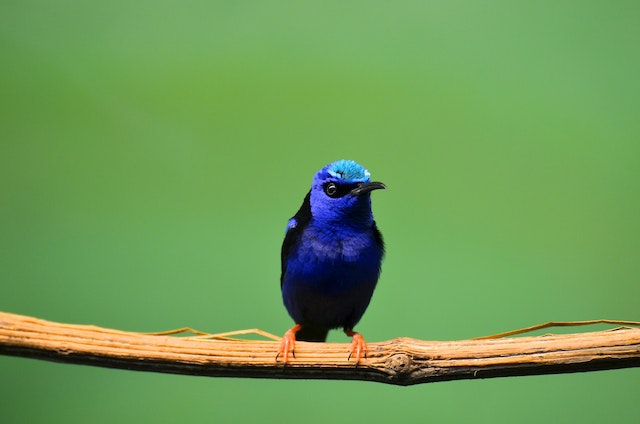
#> input picture Week10/bird.jpg, 640 x 424 px
$ jupyter execute --allow-errors Images.ipynb
#> lines starting #> are read from the running program, lines starting #| are printed output that depends on the picture
# Images - week 10
## recap for downloading images
-> https://api.chucknorris.io/ --> https://api.chucknorris.io/jokes/random
-> download all images from https://en.wikipedia.org/wiki/Chuck_Norris

[cell 1]
import requests
from bs4 import BeautifulSoup

url = "https://api.chucknorris.io/jokes/random"
#> (the rest of this cell did not finish here and is left out)

## computer images
install the Pillow package

[cell 2]
from PIL import ImageColor
print(ImageColor.getcolor('blue', 'RGBA'))
print(ImageColor.getcolor('pink', 'RGBA'))
print(ImageColor.getcolor('chocolate', 'RGBA'))
print(ImageColor.getcolor('rebeccapurple', 'RGBA'))

Download the file colours.txt from Modules
Create a csv file that show all the colours in the following format:
- Color, R, G, B, A
- AliceBlue, 240, 248, 255, 255
- AntiqueWhite, 250, 235, 215, 255
- ...

[cell 3]
from PIL import ImageColor

csvfile = open("colours.csv", "w")
csvfile.write("Color, R, G, B, A\n")

#> (the rest of this cell did not finish here and is left out)

## Manipulating images

on canvas, download image

### Image properties

[cell 4]
from PIL import Image

img = Image.open("bird.jpg")
#> img is the input picture: PIL image 640x424 RGB; mean R, G, B 110.1, 154.3, 86.9
print(img) #all the info
#| <PIL.JpegImagePlugin.JpegImageFile image mode=RGB size=640x424 at 0x7F913EBFF190>
print(img.height, img.width)
#| 424 640
print(img.size) #careful, width followed by height
#| (640, 424)
width, height = img.size #changing both values
#> width = 640; height = 424
print(width)
#| 640
print(img.filename)
#| bird.jpg
print(img.format)
#| JPEG
img.show()

#change the format
print(img.format_description)
#| JPEG (ISO 10918)
img.save('bird.png')
pngimg = Image.open('bird.png')
print(pngimg.format_description)
#| Portable network graphics
pngimg.show()

### crop images

[cell 5]
from PIL import Image
#important: SLIDE OF CROPPING! img.crop(..., ..., ..., ...)
img = Image.open('bird.jpg')
img = img.crop((270, 150, 400, 370))
#> img: PIL image 130x220 RGB
img.save("cropped_bird.jpg")
img.show()

### creating images

[cell 6]
from PIL import Image
img = Image.new('RGBA', (100, 200), 'purple')
#> img: PIL image 100x200 RGBA
img.save('purple.png')
img.show()

img = Image.new('RGBA', (20,20)) #transparant --> no colour
#> img: PIL image 20x20 RGBA; every value is 0
img.save('transparant.png')
img.show()

img = Image.new('RGBA', (200, 200), (0, 255, 0, 100))
#> img: PIL image 200x200 RGBA
img.save('green.png')
img.show()

### copying and pasting images

[cell 7]
from PIL import Image
img = Image.open('bird.jpg')
crop = Image.open('cropped_bird.jpg')
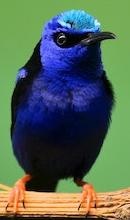
#> crop: PIL image 130x220 RGB; mean R, G, B 83, 101.1, 85.8
copying = img.copy()
copying.paste(crop, (0,0))
copying.paste(crop, (510, 224))
copying.paste(crop, (510, 0))
copying.save('bird2.jpg')
copying.show()

[cell 8]
#chessboard of the cropped bird
from PIL import Image
img = Image.new('RGBA', (260, 440), 'navy')
#> img: PIL image 260x440 RGBA
cropped = Image.open('cropped_bird.jpg')
copy = img.copy()
copy.paste(cropped, (0,0))
copy.paste(cropped, (130, 220))
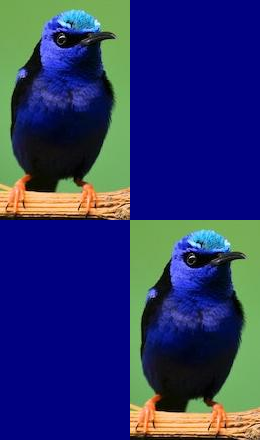
#> copy: PIL image 260x440 RGBA; mean R, G, B, A 41.5, 50.5, 106.9, 255

img = Image.new('RGBA', (cropped.width*10, cropped.height*10))
#> img: PIL image 1300x2200 RGBA; every value is 0
for row in range(0, 5):
    for col in range(0, 5):
        img.paste(copy, (row * copy.width, col * copy.height ))
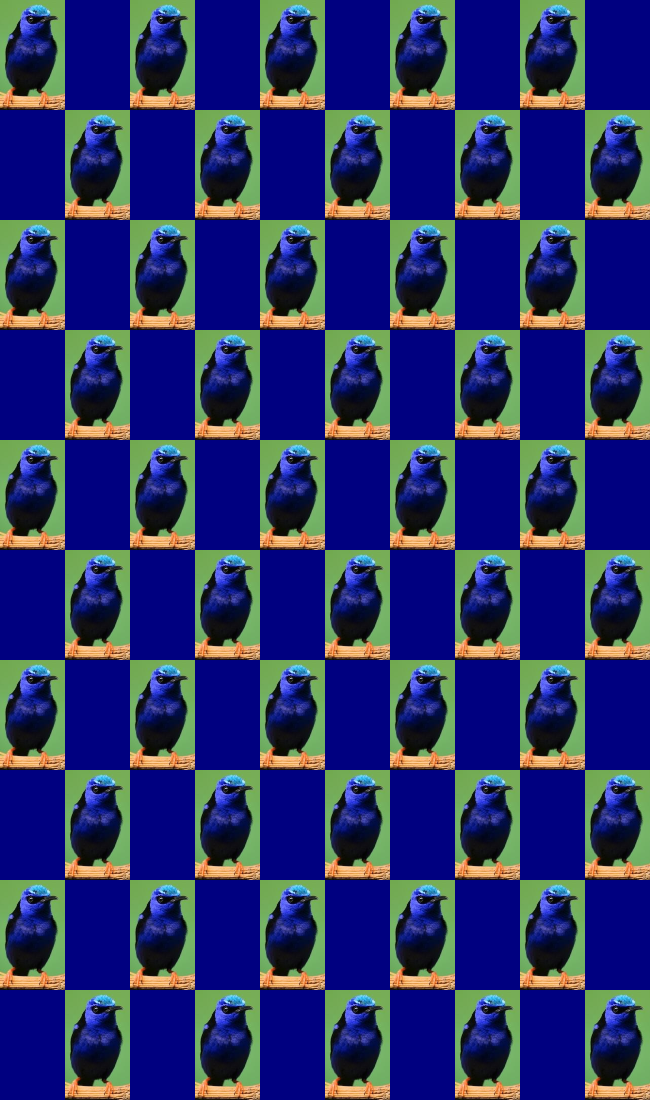
#> img: PIL image 1300x2200 RGBA (shown at 1/2 size); mean R, G, B, A 41.5, 50.5, 106.9, 255

img.show()

### Transforming images

[cell 9]
from PIL import Image
img = Image.open('bird.jpg')
img.rotate(90).show() #90 to the left
img.rotate(180).show() #180 to the left
img.rotate(-90).show() #90 to the right
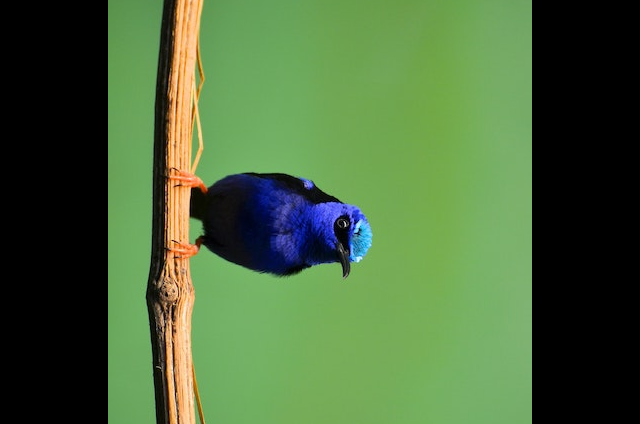
#> shown: PIL image 640x424 RGB; mean R, G, B 73.7, 102.8, 59.2

img.transpose(Image.FLIP_LEFT_RIGHT).show()
img.transpose(Image.FLIP_TOP_BOTTOM).show()
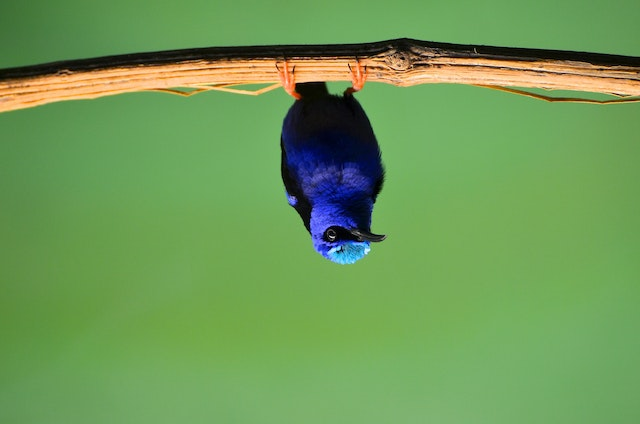
#> shown: PIL image 640x424 RGB; mean R, G, B 110.1, 154.3, 86.9

halfsize = img.resize((int(width/2), int(height/2)))
halfsize.save('halfsize.jpg')
halfsize.show()

## loop over images pixel by pixel
playing with colours

[cell 10]
from PIL import Image
img = Image.open('cropped_bird.jpg')
for x in range(0, img.width):
    for y in range(0, img.height):
        r,g,b = img.getpixel((x,y))
        invert = (255-r, 255-g, 255-b)
        img.putpixel((x,y), invert)
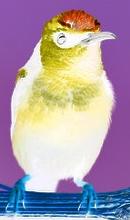
#> img: PIL image 130x220 RGB; mean R, G, B 172, 153.9, 169.2

img.show()
img.save('inverted.png')

[cell 11]
#recolouring the little birdie
from PIL import Image
img = Image.open('cropped_bird.jpg')
red_img = Image.new('RGBA', img.size, "white")
#> red_img: PIL image 130x220 RGBA; every value is 255
noblue_img = Image.new('RGBA', img.size, "white")

for x in range(0, img.width):
    for y in range(0, img.height):
        pixel = img.getpixel((x,y)) #getpixel((x,y)) provides a list with 3 values (r,g,b)
        red_img.putpixel((x,y), (255, pixel[1], pixel[2]))
        noblue_img.putpixel((x,y), (pixel[0], pixel[1], 0))
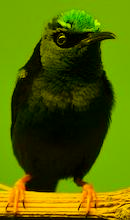
#> noblue_img: PIL image 130x220 RGBA; mean R, G, B, A 83, 101.1, 0, 255
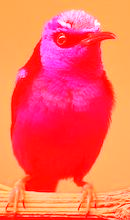
#> red_img: PIL image 130x220 RGBA; mean R, G, B, A 255, 101.1, 85.8, 255

red_img.show()
noblue_img.show()
red_img.save('bird_red.gif')
noblue_img.save('bird_noblue.gif')

### convert and invert images

[cell 12]
from PIL import Image
img = Image.open('bird.jpg')
img = img.convert("L")
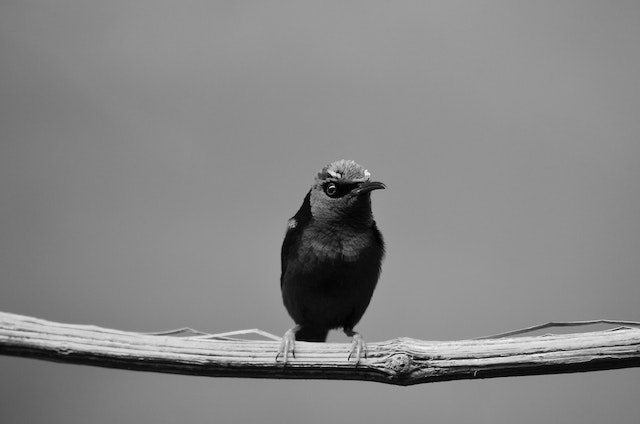
#> img: PIL image 640x424 L; min 0, max 243, mean 133.4
img.show()

#another way of converting
from PIL import Image, ImageChops
img = Image.open('cropped_bird.jpg')
img = ImageChops.invert(img)
img.show()

## Drawing on images
figures and text

[cell 13]
from PIL import Image, ImageDraw

canvas = Image.new('RGBA', (200, 200), 'white')
#> canvas: PIL image 200x200 RGBA; every value is 255
draw = ImageDraw.Draw(canvas)

draw.line([(0,0), (200, 200), (75, 150)], fill = 'black')
draw.rectangle((20, 30, 60, 60), fill = 'blue')
draw.ellipse((120, 30, 160, 60), fill='red')
draw.polygon(((57, 87), (79, 62), (94, 85), (120, 90), (103, 113)), fill='brown')
for i in range(100, 200, 10):
    draw.line([(i, 0), (200, i-100)], fill='yellow')

draw.text((100, 150), 'Hello', fill='gray')
canvas.save('drawing.png')
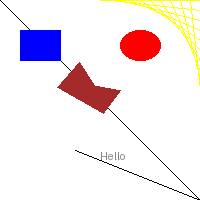
#> saved as drawing.png: PIL image 200x200 RGBA; mean R, G, B, A 242, 231.5, 235.4, 255
canvas.show()
